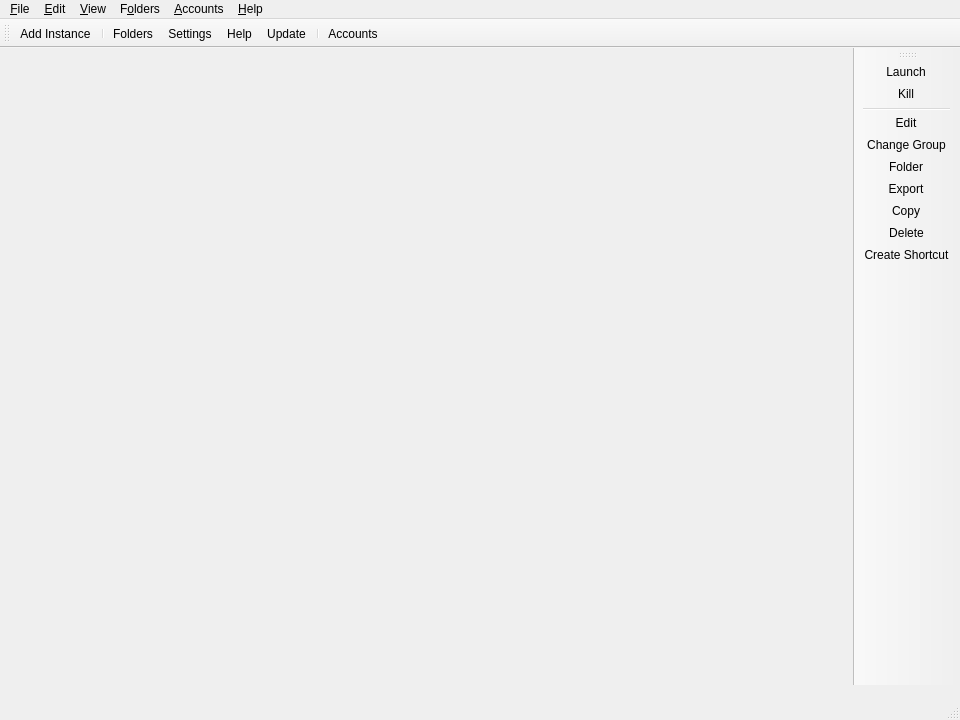
<?xml version="1.0" encoding="UTF-8"?>
<ui version="4.0">
 <class>MainWindow</class>
 <widget class="QMainWindow" name="MainWindow">
  <property name="geometry">
   <rect>
    <x>0</x>
    <y>0</y>
    <width>960</width>
    <height>720</height>
   </rect>
  </property>
  <widget class="QWidget" name="centralWidget">
   <layout class="QHBoxLayout" name="horizontalLayout">
    <property name="spacing">
     <number>0</number>
    </property>
    <property name="leftMargin">
     <number>0</number>
    </property>
    <property name="topMargin">
     <number>0</number>
    </property>
    <property name="rightMargin">
     <number>0</number>
    </property>
    <property name="bottomMargin">
     <number>0</number>
    </property>
   </layout>
  </widget>
  <widget class="QStatusBar" name="statusBar">
   <property name="minimumSize">
    <size>
     <width>0</width>
     <height>35</height>
    </size>
   </property>
  </widget>
  <widget class="QToolBar" name="mainToolBar">
   <property name="windowTitle">
    <string>Main Toolbar</string>
   </property>
   <property name="allowedAreas">
    <set>Qt::ToolBarArea::BottomToolBarArea|Qt::ToolBarArea::TopToolBarArea</set>
   </property>
   <property name="toolButtonStyle">
    <enum>Qt::ToolButtonStyle::ToolButtonTextBesideIcon</enum>
   </property>
   <property name="floatable">
    <bool>false</bool>
   </property>
   <attribute name="toolBarArea">
    <enum>TopToolBarArea</enum>
   </attribute>
   <attribute name="toolBarBreak">
    <bool>false</bool>
   </attribute>
   <addaction name="actionAddInstance"/>
   <addaction name="separator"/>
   <addaction name="actionFoldersButton"/>
   <addaction name="actionSettings"/>
   <addaction name="actionHelpButton"/>
   <addaction name="actionCheckUpdate"/>
   <addaction name="separator"/>
   <addaction name="actionAccountsButton"/>
  </widget>
  <widget class="WideBar" name="instanceToolBar">
   <property name="windowTitle">
    <string>Instance Toolbar</string>
   </property>
   <property name="allowedAreas">
    <set>Qt::ToolBarArea::LeftToolBarArea|Qt::ToolBarArea::RightToolBarArea</set>
   </property>
   <property name="iconSize">
    <size>
     <width>16</width>
     <height>16</height>
    </size>
   </property>
   <property name="toolButtonStyle">
    <enum>Qt::ToolButtonStyle::ToolButtonTextBesideIcon</enum>
   </property>
   <property name="floatable">
    <bool>false</bool>
   </property>
   <property name="useDefaultAction" stdset="0">
    <bool>true</bool>
   </property>
   <attribute name="toolBarArea">
    <enum>RightToolBarArea</enum>
   </attribute>
   <attribute name="toolBarBreak">
    <bool>false</bool>
   </attribute>
   <addaction name="actionLaunchInstance"/>
   <addaction name="actionKillInstance"/>
   <addaction name="separator"/>
   <addaction name="actionEditInstance"/>
   <addaction name="actionChangeInstGroup"/>
   <addaction name="actionViewSelectedInstFolder"/>
   <addaction name="actionExportInstance"/>
   <addaction name="actionCopyInstance"/>
   <addaction name="actionDeleteInstance"/>
   <addaction name="actionCreateInstanceShortcut"/>
  </widget>
  <widget class="QMenuBar" name="menuBar">
   <property name="geometry">
    <rect>
     <x>0</x>
     <y>0</y>
     <width>800</width>
     <height>24</height>
    </rect>
   </property>
   <widget class="QMenu" name="fileMenu">
    <property name="title">
     <string>&amp;File</string>
    </property>
    <property name="toolTipsVisible">
     <bool>true</bool>
    </property>
    <addaction name="actionAddInstance"/>
    <addaction name="separator"/>
    <addaction name="actionLaunchInstance"/>
    <addaction name="actionKillInstance"/>
    <addaction name="separator"/>
    <addaction name="actionEditInstance"/>
    <addaction name="actionChangeInstGroup"/>
    <addaction name="actionViewSelectedInstFolder"/>
    <addaction name="actionExportInstance"/>
    <addaction name="actionCopyInstance"/>
    <addaction name="actionDeleteInstance"/>
    <addaction name="actionCreateInstanceShortcut"/>
    <addaction name="separator"/>
    <addaction name="actionSettings"/>
    <addaction name="actionCloseWindow"/>
   </widget>
   <widget class="QMenu" name="editMenu">
    <property name="title">
     <string>&amp;Edit</string>
    </property>
    <property name="toolTipsVisible">
     <bool>true</bool>
    </property>
    <addaction name="actionUndoTrashInstance"/>
   </widget>
   <widget class="QMenu" name="viewMenu">
    <property name="title">
     <string>&amp;View</string>
    </property>
    <property name="toolTipsVisible">
     <bool>true</bool>
    </property>
    <addaction name="actionChangeTheme"/>
    <addaction name="separator"/>
    <addaction name="actionToggleStatusBar"/>
    <addaction name="actionLockToolbars"/>
    <addaction name="separator"/>
   </widget>
   <widget class="QMenu" name="foldersMenu">
    <property name="title">
     <string>F&amp;olders</string>
    </property>
    <property name="toolTipsVisible">
     <bool>true</bool>
    </property>
    <addaction name="actionViewLauncherRootFolder"/>
    <addaction name="separator"/>
    <addaction name="actionViewInstanceFolder"/>
    <addaction name="actionViewCentralModsFolder"/>
    <addaction name="actionViewSkinsFolder"/>
    <addaction name="actionViewJavaFolder"/>
    <addaction name="separator"/>
    <addaction name="actionViewIconThemeFolder"/>
    <addaction name="actionViewWidgetThemeFolder"/>
    <addaction name="actionViewIconsFolder"/>
    <addaction name="separator"/>
    <addaction name="actionViewLogsFolder"/>
   </widget>
   <widget class="QMenu" name="accountsMenu">
    <property name="title">
     <string>&amp;Accounts</string>
    </property>
   </widget>
   <widget class="QMenu" name="helpMenu">
    <property name="title">
     <string>&amp;Help</string>
    </property>
    <property name="toolTipsVisible">
     <bool>true</bool>
    </property>
    <addaction name="actionClearMetadata"/>
    <addaction name="actionReportBug"/>
       <addaction name="actionViewLog"/>
    <addaction name="actionAddToPATH"/>
    <addaction name="separator"/>
    <addaction name="separator"/>
    <addaction name="actionCheckUpdate"/>
    <addaction name="actionOpenWiki"/>
    <addaction name="actionAbout"/>
   </widget>
   <addaction name="fileMenu"/>
   <addaction name="editMenu"/>
   <addaction name="viewMenu"/>
   <addaction name="foldersMenu"/>
   <addaction name="accountsMenu"/>
   <addaction name="helpMenu"/>
  </widget>

  <action name="actionToggleStatusBar">
   <property name="checkable">
    <bool>true</bool>
   </property>
   <property name="text">
    <string>Status Bar</string>
   </property>
  </action>
  <action name="actionLockToolbars">
   <property name="checkable">
    <bool>true</bool>
   </property>
   <property name="text">
    <string>Lock Toolbars</string>
   </property>
  </action>
  <action name="actionUndoTrashInstance">
   <property name="enabled">
    <bool>false</bool>
   </property>
   <property name="text">
    <string>&amp;Undo Last Instance Deletion</string>
   </property>
  </action>
  <action name="actionAddInstance">
   <property name="icon">
    <iconset theme="new"/>
   </property>
   <property name="text">
    <string>Add Instanc&amp;e...</string>
   </property>
   <property name="toolTip">
    <string>Add a new instance.</string>
   </property>
  </action>
  <action name="actionCheckUpdate">
   <property name="icon">
    <iconset theme="checkupdate"/>
   </property>
   <property name="text">
    <string>&amp;Update...</string>
   </property>
   <property name="toolTip">
    <string>Check for new updates for %1.</string>
   </property>
   <property name="menuRole">
    <enum>QAction::MenuRole::ApplicationSpecificRole</enum>
   </property>
  </action>
  <action name="actionSettings">
   <property name="icon">
    <iconset theme="settings"/>
   </property>
   <property name="text">
    <string>Setti&amp;ngs...</string>
   </property>
   <property name="toolTip">
    <string>Change settings.</string>
   </property>
   <property name="menuRole">
    <enum>QAction::MenuRole::PreferencesRole</enum>
   </property>
  </action>
  <action name="actionManageAccounts">
   <property name="icon">
    <iconset theme="accounts"/>
   </property>
   <property name="text">
    <string>&amp;Manage Accounts...</string>
   </property>
  </action>
  <action name="actionLaunchInstance">
   <property name="icon">
    <iconset theme="launch"/>
   </property>
   <property name="text">
    <string>&amp;Launch</string>
   </property>
   <property name="toolTip">
    <string>Launch the selected instance.</string>
   </property>
  </action>
  <action name="actionKillInstance">
   <property name="icon">
    <iconset theme="status-bad"/>
   </property>
   <property name="text">
    <string>&amp;Kill</string>
   </property>
   <property name="toolTip">
    <string>Kill the running instance.</string>
   </property>
   <property name="shortcut">
    <string>Ctrl+K</string>
   </property>
  </action>
  <action name="actionRenameInstance">
   <property name="icon">
    <iconset theme="rename"/>
   </property>
   <property name="text">
    <string>Rename</string>
   </property>
   <property name="toolTip">
    <string>Rename the selected instance.</string>
   </property>
  </action>
  <action name="actionChangeInstGroup">
   <property name="icon">
    <iconset theme="tag"/>
   </property>
   <property name="text">
    <string>&amp;Change Group...</string>
   </property>
   <property name="toolTip">
    <string>Change the selected instance's group.</string>
   </property>
   <property name="shortcut">
    <string>Ctrl+G</string>
   </property>
  </action>
  <action name="actionChangeInstIcon">
   <property name="text">
    <string>Change Icon</string>
   </property>
   <property name="toolTip">
    <string>Change the selected instance's icon.</string>
   </property>
  </action>
  <action name="actionEditInstance">
   <property name="icon">
    <iconset theme="settings"/>
   </property>
   <property name="text">
    <string>&amp;Edit...</string>
   </property>
   <property name="toolTip">
    <string>Change the instance settings, mods and versions.</string>
   </property>
   <property name="shortcut">
    <string>Ctrl+I</string>
   </property>
  </action>
  <action name="actionViewSelectedInstFolder">
   <property name="icon">
    <iconset theme="viewfolder"/>
   </property>
   <property name="text">
    <string>&amp;Folder</string>
   </property>
   <property name="toolTip">
    <string>Open the selected instance's root folder in a file browser.</string>
   </property>
  </action>
  <action name="actionDeleteInstance">
   <property name="icon">
    <iconset theme="delete"/>
   </property>
   <property name="text">
    <string>Dele&amp;te</string>
   </property>
   <property name="toolTip">
    <string>Delete the selected instance.</string>
   </property>
   <property name="autoRepeat">
    <bool>false</bool>
   </property>
  </action>
  <action name="actionCopyInstance">
   <property name="icon">
    <iconset theme="copy"/>
   </property>
   <property name="text">
    <string>Cop&amp;y...</string>
   </property>
   <property name="toolTip">
    <string>Copy the selected instance.</string>
   </property>
   <property name="shortcut">
    <string>Ctrl+D</string>
   </property>
  </action>
  <action name="actionExportInstance">
   <property name="icon">
    <iconset theme="export"/>
   </property>
   <property name="text">
    <string>E&amp;xport...</string>
   </property>
   <property name="toolTip">
    <string>Export the selected instance to supported formats.</string>
   </property>
  </action>
  <action name="actionExportInstanceZip">
   <property name="icon">
    <iconset theme="launcher"/>
   </property>
   <property name="text">
    <string>Prism Launcher (zip)</string>
   </property>
  </action>
  <action name="actionExportInstanceMrPack">
   <property name="icon">
    <iconset theme="modrinth"/>
   </property>
   <property name="text">
    <string>Modrinth (mrpack)</string>
   </property>
  </action>
  <action name="actionExportInstanceFlamePack">
   <property name="icon">
    <iconset theme="flame"/>
   </property>
   <property name="text">
    <string>CurseForge (zip)</string>
   </property>
  </action>
  <action name="actionCreateInstanceShortcut">
   <property name="icon">
    <iconset theme="shortcut"/>
   </property>
   <property name="text">
    <string>Create Shortcut</string>
   </property>
   <property name="toolTip">
       <string>Creates a shortcut on a selected folder to launch the selected instance.</string>
   </property>
  </action>
  <action name="actionNoAccountsAdded">
   <property name="icon">
    <iconset theme="noaccount"/>
   </property>
   <property name="text">
    <string>No accounts added!</string>
   </property>
  </action>
  <action name="actionNoDefaultAccount">
   <property name="checkable">
    <bool>true</bool>
   </property>
   <property name="icon">
    <iconset theme="noaccount"/>
   </property>
   <property name="text">
    <string>No Default Account</string>
   </property>
   <property name="shortcut">
    <string>Ctrl+0</string>
   </property>
  </action>
  <action name="actionCloseWindow">
   <property name="icon">
    <iconset theme="status-bad"/>
   </property>
   <property name="text">
    <string>Close &amp;Window</string>
   </property>
   <property name="toolTip">
    <string>Close the current window</string>
   </property>
   <property name="menuRole">
    <enum>QAction::MenuRole::NoRole</enum>
   </property>
  </action>
  <action name="actionViewInstanceFolder">
   <property name="icon">
    <iconset theme="viewfolder"/>
   </property>
   <property name="text">
    <string>&amp;Instances</string>
   </property>
   <property name="toolTip">
    <string>Open the instances folder in a file browser.</string>
   </property>
  </action>
  <action name="actionViewLauncherRootFolder">
   <property name="icon">
    <iconset theme="viewfolder"/>
   </property>
   <property name="text">
    <string>Launcher &amp;Root</string>
   </property>
   <property name="toolTip">
    <string>Open the launcher's root folder in a file browser.</string>
   </property>
  </action>
  <action name="actionViewCentralModsFolder">
   <property name="icon">
    <iconset theme="centralmods"/>
   </property>
   <property name="text">
    <string>&amp;Central Mods</string>
   </property>
   <property name="toolTip">
    <string>Open the central mods folder in a file browser.</string>
   </property>
  </action>
  <action name="actionViewSkinsFolder">
   <property name="icon">
    <iconset theme="viewfolder"/>
   </property>
   <property name="text">
    <string>&amp;Skins</string>
   </property>
   <property name="toolTip">
    <string>Open the skins folder in a file browser.</string>
   </property>
  </action>
  <action name="actionViewIconsFolder">
   <property name="icon">
    <iconset theme="viewfolder"/>
   </property>
   <property name="text">
    <string>Instance Icons</string>
   </property>
   <property name="toolTip">
    <string>Open the instance icons folder in a file browser.</string>
   </property>
  </action>
  <action name="actionViewLogsFolder">
   <property name="icon">
    <iconset theme="viewfolder"/>
   </property>
   <property name="text">
    <string>Logs</string>
   </property>
   <property name="toolTip">
    <string>Open the logs folder in a file browser.</string>
   </property>
  </action>
  <action name="actionChangeTheme">
   <property name="text">
    <string>Themes</string>
   </property>
  </action>
  <action name="actionReportBug">
   <property name="icon">
    <iconset theme="bug"/>
   </property>
   <property name="text">
    <string>Report a Bug or Suggest a Feature</string>
   </property>
   <property name="toolTip">
    <string>Open the bug tracker to report a bug with %1.</string>
   </property>
  </action>

  <action name="actionAbout">
   <property name="icon">
    <iconset theme="about"/>
   </property>
   <property name="text">
    <string>&amp;About %1</string>
   </property>
   <property name="toolTip">
    <string>View information about %1.</string>
   </property>
   <property name="menuRole">
    <enum>QAction::MenuRole::AboutRole</enum>
   </property>
  </action>
  <action name="actionClearMetadata">
   <property name="icon">
    <iconset theme="refresh"/>
   </property>
   <property name="text">
    <string>&amp;Clear Metadata Cache</string>
   </property>
   <property name="toolTip">
    <string>Clear cached metadata</string>
   </property>
  </action>
     <action name="actionViewLog">
         <property name="icon">
             <iconset theme="log">
                 <normaloff>.</normaloff>.
             </iconset>
         </property>
         <property name="text">
             <string>View logs</string>
         </property>
         <property name="toolTip">
             <string>View current and previous launcher logs</string>
   </property>
  </action>
  <action name="actionAddToPATH">
   <property name="icon">
    <iconset theme="custom-commands"/>
   </property>
   <property name="text">
    <string>Install to &amp;PATH</string>
   </property>
   <property name="toolTip">
    <string>Install a %1 symlink to /usr/local/bin</string>
   </property>
  </action>
  <action name="actionFoldersButton">
   <property name="icon">
    <iconset theme="viewfolder"/>
   </property>
   <property name="text">
    <string>Folders</string>
   </property>
   <property name="toolTip">
    <string>Open one of the folders shared between instances.</string>
   </property>
  </action>
  <action name="actionHelpButton">
   <property name="icon">
    <iconset theme="help"/>
   </property>
   <property name="text">
    <string>Help</string>
   </property>
   <property name="toolTip">
    <string>Get help with %1 or Minecraft.</string>
   </property>
  </action>
  <action name="actionAccountsButton">
   <property name="icon">
    <iconset theme="noaccount"/>
   </property>
   <property name="text">
    <string>Accounts</string>
   </property>
  </action>
  <action name="actionOpenWiki">
   <property name="icon">
    <iconset theme="help"/>
   </property>
   <property name="text">
       <string>%1 &amp;Wiki</string>
   </property>
   <property name="toolTip">
    <string>Open the %1 wiki</string>
   </property>
  </action>
  <action name="actionViewWidgetThemeFolder">
   <property name="icon">
    <iconset theme="viewfolder"/>
   </property>
   <property name="text">
    <string>&amp;Widget Themes</string>
   </property>
   <property name="toolTip">
    <string>Open the widget themes folder in a file browser.</string>
   </property>
  </action>
  <action name="actionViewIconThemeFolder">
   <property name="icon">
    <iconset theme="viewfolder"/>
   </property>
   <property name="text">
    <string>I&amp;con Theme</string>
   </property>
   <property name="toolTip">
    <string>Open the icon theme folder in a file browser.</string>
   </property>
  </action>

  <action name="actionViewJavaFolder">
   <property name="icon">
    <iconset theme="viewfolder"/>
   </property>
   <property name="text">
    <string>Java</string>
   </property>
   <property name="toolTip">
    <string>Open the Java folder in a file browser. Only available if the built-in Java downloader is used.</string>
   </property>
  </action>
 </widget>
 <customwidgets>
  <customwidget>
   <class>WideBar</class>
   <extends>QToolBar</extends>
   <header>ui/widgets/WideBar.h</header>
  </customwidget>
 </customwidgets>
 <resources/>
 <connections/>
</ui>
